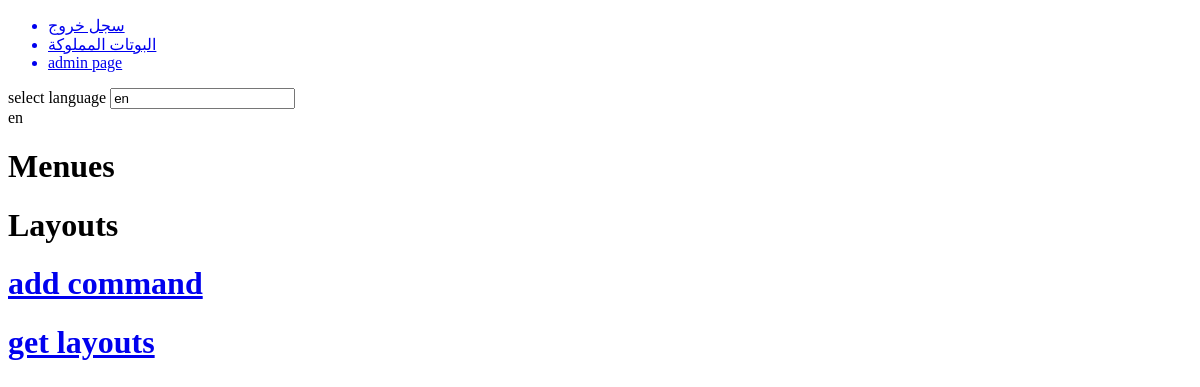
Page /bot/1 (signed in) on the earlier database version.
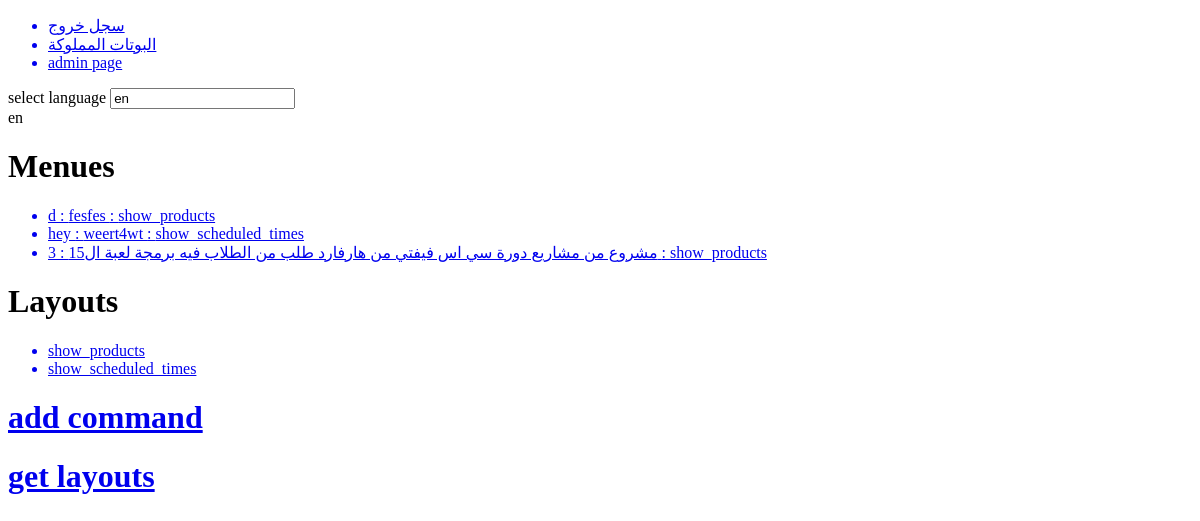
Same page on the later database version.
### CHATBOT/models.py (models this page shows)
class BotModel(db.Model):
    id = db.Column(db.Integer, primary_key=True)
    name = db.Column(db.String(255), unique=True, nullable=False)
    number = db.Column(db.String(20), unique=True, nullable=False)
    language = db.Column(db.String(4), nullable=False, default="ar")
    active = db.Column(db.Boolean, default=False)
    layouts = db.relationship("LayoutModel", secondary=bot_layouts, backref=db.backref("bots", lazy="dynamic")) #many to many relationship with the layout model
    menues = db.relationship("MenueModel", backref="bot", cascade="all,delete")
    contacts = db.relationship("ContactModel", cascade="all,delete", backref="bot")
    viewable_objects = db.relationship("ViewableObjectModel", backref="bot", cascade="all,delete")
    user_id = db.Column(db.Integer, db.ForeignKey("user.id"), nullable=False)
    channel_id = db.Column(db.Integer, db.ForeignKey("channel_model.id"), nullable=True)
    create_date = db.Column(db.DateTime, nullable=False, default=datetime.utcnow)
    update_date = db.Column(db.DateTime, nullable=False, default=datetime.utcnow)

class MenueModel(db.Model): # a model that stores bot possible procedures (every customer creates there own menues)
    id = db.Column(db.Integer, primary_key=True)
    bot_id = db.Column(db.Integer, db.ForeignKey("bot_model.id"), nullable=False)
    layout_id = db.Column(db.Integer, db.ForeignKey("layout_model.id"), nullable=False)
    command = db.Column(db.String(20), nullable=False)
    description = db.Column(db.String(150), nullable=False)
    viewable_objects = db.relationship("ViewableObjectModel", backref="menue")
    create_date = db.Column(db.DateTime, nullable=False, default=datetime.utcnow)
    update_date = db.Column(db.DateTime, nullable=False, default=datetime.utcnow)

class LayoutModel(db.Model): # represents how a command should be treated (we create the layouts)
    id = db.Column(db.Integer, primary_key=True) # add a description
    name = db.Column(db.String(50), nullable=False, unique=True) # maybe make this the primary_key
    menues = db.relationship("MenueModel", backref="layout")
    viewable_objects = db.relationship("ViewableObjectModel", backref="layout")
    create_date = db.Column(db.DateTime, nullable=False, default=datetime.utcnow)
    update_date = db.Column(db.DateTime, nullable=False, default=datetime.utcnow)

### CHATBOT/routes.py (the view)
@app.route("/bot/<int:bot_id>", methods=["GET", "POST"])
@login_required
def bot(bot_id): # C
    form = LanguageForm()
    bot = BotModel.query.get(bot_id)
    if not bot or not bot.user == current_user:
        return redirect(url_for('index'))
    if form.validate_on_submit():
        bot.language = form.language.data
        db.session.commit()
    form.language.default = bot.language
    form.process()
    return render_template("bot.html", bot=bot, form=form, lang=bot.language)

### CHATBOT/forms.py
class LanguageForm(FlaskForm):
    language = SelectField("select language", choices=languages, validators=[DataRequired()])

### CHATBOT/models.py (called while the page is built)
@login_manager.user_loader
def load_user(user_id):
    return User.query.get(user_id)

### CHATBOT/routes.py (called while the page is built)
@app.context_processor
def utility_processor():
    def get_text(tag, language_list):
        return next(x.get("description") for x in language_list if x.get("tag") == tag)
    return dict(get_text=get_text)

### CHATBOT/templates/bot.html (shortened to what this page needs)
{% extends "layout.html" %}
{% block content %}
<form role="form" method="POST">
    {{ form.language.label() }}
    {{ form.language(placeholder="language", onchange="this.form.submit()") }}
</form>
    {{ lang }}
    <h1>Menues</h1>
    <ul>
        {% for menue in bot.menues %}
        <a href="{{ url_for('menue', menue_id=menue.id) }}"><li>{{ menue.command }} : {{ menue.description }} : {{ menue.layout.name }}</li></a>
        {% endfor %}
    </ul>
    <h1>Layouts</h1>
    <ul>
        {% for layout in bot.layouts %}
        <a href="{{ url_for('layout', bot_id=bot.id, layout_id=layout.id) }}"><li>{{ layout.name }}</li></a>
        {% endfor %}
    </ul>
    <a href="{{ url_for('menue_create', bot_id=bot.id) }}"><h1>add command</h1></a>
    <a href="{{ url_for('layouts', bot_id=bot.id) }}"><h1>get layouts</h1></a>
{% endblock %}

### CHATBOT/templates/layout.html (shortened to what this page needs)
<!DOCTYPE html>
<html lang="en">
<head>
</head>
<body>
    <ul>
        {% if current_user.is_authenticated %}
        <a href="{{ url_for('logout') }}"><li>سجل خروج</li></a>
        <a href="{{ url_for('bots') }}"><li>البوتات المملوكة</li></a>
        {% if current_user.is_admin %}
        <a href="{{ url_for('admin') }}"><li>admin page</li></a>
        {% endif %}
        {% else %}
        <a href="{{ url_for('login') }}"><li>سجل دخول</li></a>
        {% endif %}
    </ul>
    {% block content %}
    {% endblock %}
</body>
</html>

Differences in the rows shown:
added MenueModel: command "d", description "fesfes", layout.name "show_products"
added MenueModel: command "hey", description "weert4wt", layout.name "show_scheduled_times"
added MenueModel: command "3", description "مشروع من مشاريع دورة سي اس فيفتي من هارفارد طلب من الطلاب فيه برمجة لعبة ال15", layout.name "show_products"
now on this page (row unchanged): LayoutModel: name "show_products"
now on this page (row unchanged): LayoutModel: name "show_scheduled_times"
